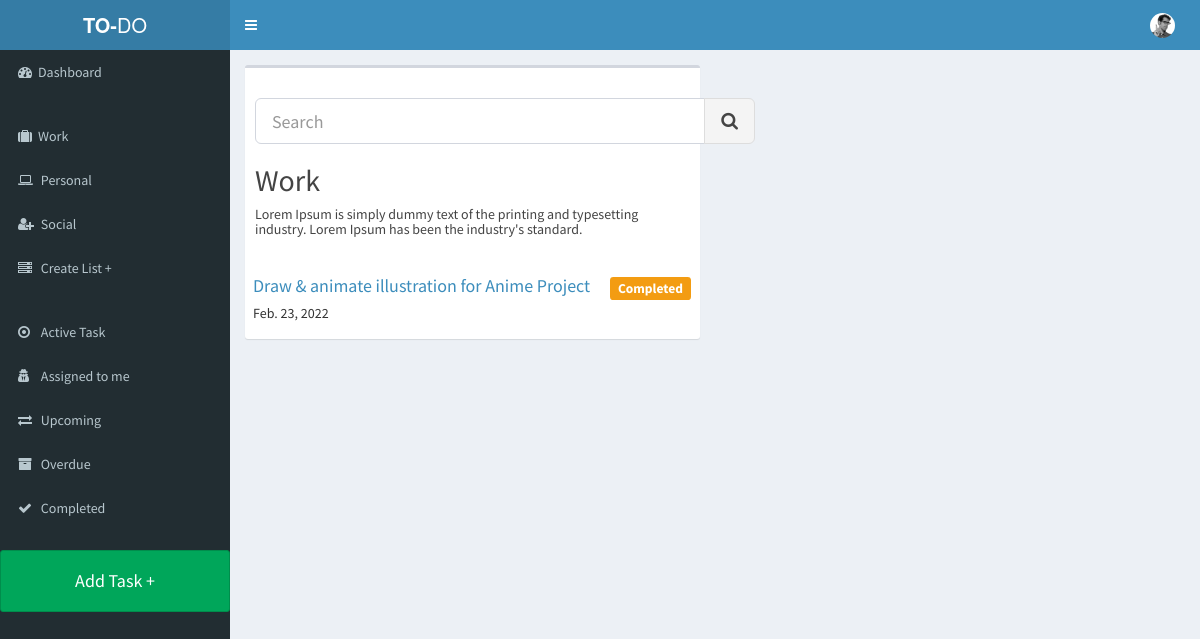
Page /complete_task/ on the committed database.
### app/models.py (models this page shows, shortened)
class Article(models.Model):
    title = models.CharField(max_length=250, null=True, blank=True)
    body = models.CharField(max_length=2000)
    status = models.CharField(max_length=20, null=True, blank=True)
    created_at = models.DateTimeField(auto_now_add=True)

### app/views.py (the view)
# urls.py: path('complete_task/', views.complete_task, name='complete_task'),
def complete_task(request):
    completed = Article.objects.filter(status='Completed')
    return render(request, 'complete_task.html', {"completed": completed})

### templates/complete_task.html (shortened to what this page needs)
{% extends 'layouts/main.html' %}
{% load static %}
{% block content %}
    <section class="content">
        <div class="row">
            <div class="col-xs-6">
            <div class="box">
                <div class="box-header">
                    <br>
                    <div class="input-group input-group-lg" style="width: 500px;">
                        <input type="text" name="table_search" class="form-control pull-right" placeholder="Search">
                        <div class="input-group-btn">
                            <button type="submit" class="btn btn-default"><i class="fa fa-search"></i></button>
                        </div>
                    </div>
                    <h2>Work</h2>
                    <h5>Lorem Ipsum is simply dummy text of the printing and typesetting industry. Lorem Ipsum has been the industry's standard.</h5>
                </div>
                <div class="box-body table-responsive no-padding">
                    <table class="table table-hover">
                        <tbody>
                            {% for complete in completed %}
                            <tr>
                                <td><a href="{% url 'task_details' complete.id %}"><h4>{{complete.title}}</h4></a><h5>{{complete.created_at | date}}</h5></td>
                                <td><h4><span class="label label-warning"> Completed </span></h4></td>
                            </tr>
                            {% endfor %}
                        </tbody>
                    </table>
                </div>
            </div>
            </div>
        </div>
    </section>
{% endblock %}

### templates/layouts/main.html (shortened to what this page needs)
{% load static %}
<!DOCTYPE html>
<html>
<head>
    <link rel="stylesheet" href="{% static '/' %}plugins/bootstrap/css/bootstrap.min.css">
    <link rel="stylesheet" href="https://cdnjs.cloudflare.com/ajax/libs/font-awesome/4.5.0/css/font-awesome.min.css">
    <link rel="stylesheet" href="https://cdnjs.cloudflare.com/ajax/libs/ionicons/2.0.1/css/ionicons.min.css">
    <link rel="stylesheet" href="{% static '/' %}css/AdminLTE.min.css">
    <link rel="stylesheet" href="{% static '/' %}css/skins/_all-skins.min.css">
</head>
<body class="hold-transition skin-blue sidebar-mini">
    <div class="wrapper">
        {% include 'layouts/header.html' %}
        {% include 'layouts/sidebar.html' %}
        <div class="content-wrapper">
            {% block content %}
            {% endblock %}
        </div>
    </div>
</body>
</html>

### templates/layouts/header.html (shortened to what this page needs)
{% load static %}
<header class="main-header">
    <a href="{% url 'dashboard' %}" class="logo">
        <span class="logo-lg"><b>TO-</b>DO</span>
    </a>
    <nav class="navbar navbar-static-top">
        <a href="#" class="sidebar-toggle" data-toggle="offcanvas" role="button">
        </a>
        <div class="navbar-custom-menu">
            <ul class="nav navbar-nav">
                <li class="dropdown user user-menu">
                    <a href="#">
                        <img src="{% static '/' %}images/user2-160x160.jpg" class="user-image" alt="User Image">
                    </a>
                </li>
            </ul>
        </div>
    </nav>
</header>

### templates/layouts/sidebar.html
{% load static %}
<aside class="main-sidebar">
    <section class="sidebar">
        <ul class="sidebar-menu">
            <li class="treeview">
                <a href="{% url 'dashboard' %}">
                    <i class="fa fa-dashboard"></i><span>Dashboard</span>
                </a>
            </li>
            <br>
            <li class="treeview">
                <a href="#">
                    <i class="fa fa-suitcase"></i><span>Work</span>
                </a>
            </li>
            <li class="treeview">
                <a href="#"><i class="fa fa-laptop"></i> <span>Personal</span>
                </a>
            </li>
            <li class="treeview">
                <a href="#"><i class="fa fa-user-plus"></i> <span>Social</span>
                </a>
            </li>
            <li class="treeview">
                <a href="{% url 'create_list' %}"><i class="fa fa-server"></i> <span>Create List +</span>
                </a>
            </li>
            <br>
            <li class="treeview">
                <a href="{% url 'active_task' %}"><i class="fa fa-dot-circle-o"></i> <span>Active Task</span>
                </a>
            </li>
            <li class="treeview">
                <a href="{% url 'assigned_task' %}"><i class="fa fa-user-secret"></i> <span>Assigned to me</span>
                </a>
            </li>
            <li class="treeview">
                <a href="{% url 'upcoming_task' %}"><i class="fa fa-exchange"></i> <span>Upcoming</span>
                </a>
            </li>
            <li class="treeview">
                <a href="{% url 'overdue_task' %}"><i class="fa fa-archive"></i> <span>Overdue</span>
                </a>
            </li>
            <li class="treeview">
                <a href="{% url 'complete_task' %}"><i class="fa fa-check"></i> <span>Completed</span>
                </a>
            </li>
            <br>
            <a href="/create/"><button type="button" class="btn btn-lg btn-block btn-success"><h4>Add Task +</h4></button></a>
        </ul>
    </section>
</aside>

### rows in the picture
Article: title "Draw & animate illustration for Anime Project", created_at "Feb. 23, 2022"
